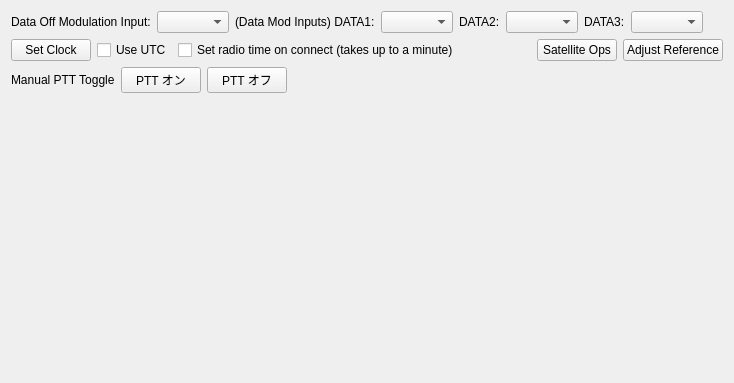
       <widget class="QWidget" name="radioSettings">
        <layout class="QVBoxLayout" name="verticalLayout_25">
         <item>
          <layout class="QHBoxLayout" name="horizontalLayout_30">
           <item>
            <widget class="QLabel" name="modInputDataOffComboText">
             <property name="text">
              <string>Data Off Modulation Input:</string>
             </property>
            </widget>
           </item>
           <item>
            <widget class="QComboBox" name="modInputCombo">
             <property name="accessibleName">
              <string>Modulation Input</string>
             </property>
             <property name="accessibleDescription">
              <string>Transmit modulation source</string>
             </property>
             <property name="sizeAdjustPolicy">
              <enum>QComboBox::AdjustToContents</enum>
             </property>
            </widget>
           </item>
           <item>
            <widget class="QLabel" name="modInputData1ComboText">
             <property name="text">
              <string>(Data Mod Inputs) DATA1:</string>
             </property>
            </widget>
           </item>
           <item>
            <widget class="QComboBox" name="modInputData1Combo">
             <property name="accessibleName">
              <string>Data Modulation Input</string>
             </property>
             <property name="accessibleDescription">
              <string>Transmit Data-mode modulation input source</string>
             </property>
             <property name="sizeAdjustPolicy">
              <enum>QComboBox::AdjustToContents</enum>
             </property>
            </widget>
           </item>
           <item>
            <widget class="QLabel" name="modInputData2ComboText">
             <property name="text">
              <string>DATA2:</string>
             </property>
            </widget>
           </item>
           <item>
            <widget class="QComboBox" name="modInputData2Combo"/>
           </item>
           <item>
            <widget class="QLabel" name="modInputData3ComboText">
             <property name="text">
              <string>DATA3:</string>
             </property>
            </widget>
           </item>
           <item>
            <widget class="QComboBox" name="modInputData3Combo"/>
           </item>
           <item>
            <spacer name="horizontalSpacer_15">
             <property name="orientation">
              <enum>Qt::Horizontal</enum>
             </property>
             <property name="sizeHint" stdset="0">
              <size>
               <width>20</width>
               <height>20</height>
              </size>
             </property>
            </spacer>
           </item>
          </layout>
         </item>
         <item>
          <layout class="QHBoxLayout" name="horizontalLayout_31">
           <item>
            <widget class="QPushButton" name="setClockBtn">
             <property name="toolTip">
              <string>Press here to set the clock of the radio. The command will be sent to the radio when the seconds go to zero. </string>
             </property>
             <property name="text">
              <string>Set Clock</string>
             </property>
            </widget>
           </item>
           <item>
            <widget class="QCheckBox" name="useUTCChk">
             <property name="toolTip">
              <string>Check this box to set the radio's clock to UTC. Otherwise, the clock will be set to the local timezone of this computer. </string>
             </property>
             <property name="text">
              <string>Use UTC</string>
             </property>
            </widget>
           </item>
           <item>
            <widget class="QCheckBox" name="setRadioTimeChk">
             <property name="text">
              <string>Set radio time on connect (takes up to a minute)</string>
             </property>
            </widget>
           </item>
           <item>
            <spacer name="horizontalSpacer_17">
             <property name="orientation">
              <enum>Qt::Horizontal</enum>
             </property>
             <property name="sizeHint" stdset="0">
              <size>
               <width>20</width>
               <height>20</height>
              </size>
             </property>
            </spacer>
           </item>
           <item>
            <widget class="QPushButton" name="satOpsBtn">
             <property name="text">
              <string>Satellite Ops</string>
             </property>
            </widget>
           </item>
           <item>
            <widget class="QPushButton" name="adjRefBtn">
             <property name="toolTip">
              <string>&lt;html&gt;&lt;head/&gt;&lt;body&gt;&lt;p&gt;Click here to adjust the frequency reference on the IC-9700.&lt;/p&gt;&lt;/body&gt;&lt;/html&gt;</string>
             </property>
             <property name="text">
              <string>Adjust Reference</string>
             </property>
            </widget>
           </item>
          </layout>
         </item>
         <item>
          <layout class="QHBoxLayout" name="horizontalLayout_39">
           <property name="topMargin">
            <number>0</number>
           </property>
           <item>
            <widget class="QLabel" name="label_32">
             <property name="text">
              <string>Manual PTT Toggle</string>
             </property>
            </widget>
           </item>
           <item>
            <widget class="QPushButton" name="pttOnBtn">
             <property name="text">
              <string>PTT オン</string>
             </property>
             <property name="shortcut">
              <string>Ctrl+S</string>
             </property>
            </widget>
           </item>
           <item>
            <widget class="QPushButton" name="pttOffBtn">
             <property name="text">
              <string>PTT オフ</string>
             </property>
            </widget>
           </item>
           <item>
            <spacer name="horizontalSpacer_22">
             <property name="orientation">
              <enum>Qt::Horizontal</enum>
             </property>
             <property name="sizeHint" stdset="0">
              <size>
               <width>20</width>
               <height>20</height>
              </size>
             </property>
            </spacer>
           </item>
          </layout>
         </item>
         <item>
          <spacer name="verticalSpacer_3">
           <property name="orientation">
            <enum>Qt::Vertical</enum>
           </property>
           <property name="sizeHint" stdset="0">
            <size>
             <width>20</width>
             <height>279</height>
            </size>
           </property>
          </spacer>
         </item>
        </layout>
       </widget>
